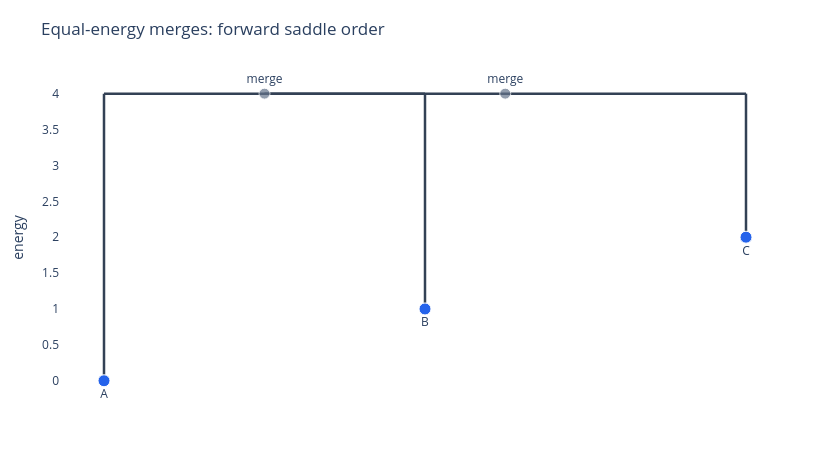

Notebook code cell kept with this figure:
### Markdown cell above
### Visual Check: Forward Saddle Order

This plot shows the deterministic tree built from the original equal-energy saddle ordering.

### Code cell
plot_disconnectivity_tree(tree_forward; title="Equal-energy merges: forward saddle order")

### Figure 1 — Plotly figure (JSON) as saved in the notebook; plotly's stock layout.template omitted (floating-point values rounded to 4 significant figures)
{"data": [{"hoverinfo": "skip", "line": {"color": "#334155", "width": 2.5}, "mode": "lines", "showlegend": false, "type": "scatter", "x": [0.5, 2, null, 0.5, 0.5, null, 0, 1, null, 0, 0, null, 1, 1, null, 2, 2, null], "y": [4, 4, null, 4, 4, null, 4, 4, null, 0, 4, null, 1, 4, null, 2, 4, null]}, {"hoverinfo": "text", "hovertext": ["merge<br>E=4.0<br>minima=A, B", "merge<br>E=4.0<br>minima=A, B, C"], "marker": {"color": ["#64748b", "#64748b"], "line": {"color": "white", "width": 1}, "size": [11, 11], "symbol": ["circle", "circle"]}, "mode": "markers+text", "showlegend": false, "text": ["merge", "merge"], "textposition": "top center", "type": "scatter", "x": [0.5, 1.25], "y": [4, 4]}, {"hoverinfo": "text", "hovertext": ["minimum A<br>E=0.0", "minimum B<br>E=1.0", "minimum C<br>E=2.0"], "marker": {"color": "#2563eb", "line": {"color": "white", "width": 1}, "size": 12}, "mode": "markers+text", "showlegend": false, "text": ["A", "B", "C"], "textposition": "bottom center", "type": "scatter", "x": [0, 1, 2], "y": [0, 1, 2]}], "layout": {"height": 460, "margin": {"b": 55, "l": 60, "r": 30, "t": 70}, "paper_bgcolor": "white", "plot_bgcolor": "white", "showlegend": false, "title": "Equal-energy merges: forward saddle order", "width": 820, "xaxis": {"visible": false}, "yaxis": {"title": "energy"}}}
